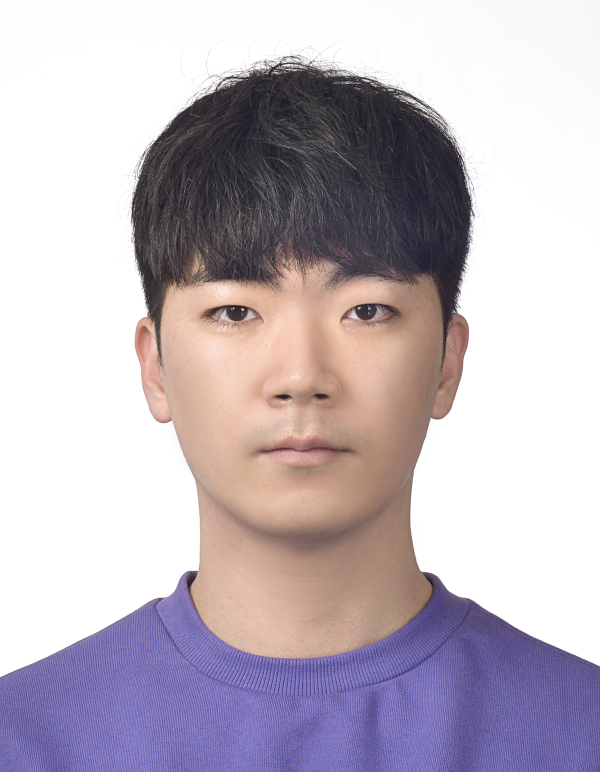
#> input picture Exploration/Ex01/camera_sticker/images/my_image.png, 1200 x 1543 px, found by its file name (shown at 1/2 size)
$ jupyter execute --allow-errors human_segmentation.ipynb   (shell and % lines are left out)
#> lines starting #> are read from the running program, lines starting #| are printed output that depends on the picture
[cell 1]
# cv2: OpenCV 라이브러리로, 실시간 컴퓨터 비전을 목적으로 한 프로그래밍 라이브러리
# torch: PyTorch. 딥러닝 및 텐서 연산을 위한 라이브러리. 인공지능 모델을 만들거나 불러와 추론하는 도구
# torchvision: 이미지 변환 및 전처리를 위한 torchvision의 transform 모듈
# deeplabv3_resnet101: 사전 학습된 DeepLabV3 모델. 이미지를 분류하도록 학습된 모델

import cv2
import os
import numpy as np
import torch
import torchvision.transforms as T
from torchvision.models.segmentation import deeplabv3_resnet101
import matplotlib.pyplot as plt

print('슝=3')

# 1. 사진 준비하기

[cell 2]
home_dir = os.getenv('HOME')
img_path = os.path.join(home_dir, "work/human_segmentation/images/my_image.png")
img_orig = cv2.imread(img_path)
#> img_orig is the input picture: shape (1543, 1200, 3); mean B, G, R 190.6, 181.5, 191.2

print(f"이미지 크기: {img_orig.shape}")
#| 이미지 크기: (1543, 1200, 3)

plt.imshow(cv2.cvtColor(img_orig, cv2.COLOR_BGR2RGB))
plt.show()

# 2. 시멘틱 세그멘테이션

#> (a cell that did not finish here is left out)

#> (a cell that did not finish here is left out)

[cell 5]
#pascalvoc 데이터의 라벨종류
LABEL_NAMES = [
    'background', 'aeroplane', 'bicycle', 'bird', 'boat', 'bottle', 'bus',
    'car', 'cat', 'chair', 'cow', 'diningtable', 'dog', 'horse', 'motorbike',
    'person', 'pottedplant', 'sheep', 'sofa', 'train', 'tv'
]

#> (a cell that did not finish here is left out)

[cell 7]
# 아래 코드를 이해하지 않아도 좋습니다
# PixelLib에서 그대로 가져온 코드입니다
# 주목해야 할 것은 생성 코드 결과물이예요!

#컬러맵 만들기
colormap = np.zeros((256, 3), dtype=int)
ind = np.arange(256, dtype=int)

for shift in reversed(range(8)):
    for channel in range(3):
        colormap[:, channel] |= ((ind >> channel) & 1) << shift
    ind >>= 3

colormap[:20]  # 생성한 20개의 컬러맵 출력

colormap[15] #컬러맵 15에 해당하는 배열 출력 (pacalvoc에 LABEL_NAMES 15번째인 사람)

#> (a cell that did not finish here is left out)

#> (a cell that did not finish here is left out)

# 3. 배경 흐리게 하기

[cell 10]
# (13,13)은 blurring kernel size를 뜻합니다. 다양하게 바꿔보세요.
img_orig_blur = cv2.blur(img_orig, (13, 13))

plt.imshow(cv2.cvtColor(img_orig_blur, cv2.COLOR_BGR2RGB))
plt.show()
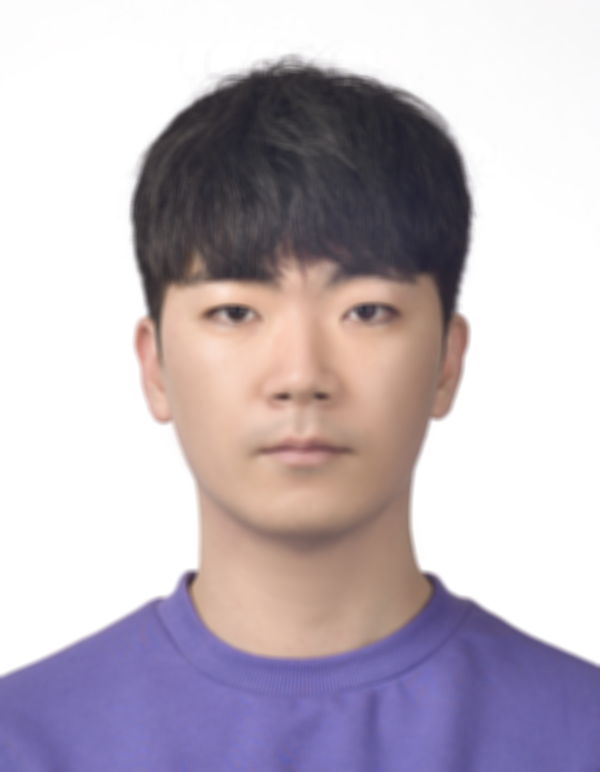
#> shown: shape (1543, 1200, 3) (shown at 1/2 size); mean R, G, B 191.2, 181.5, 190.6
